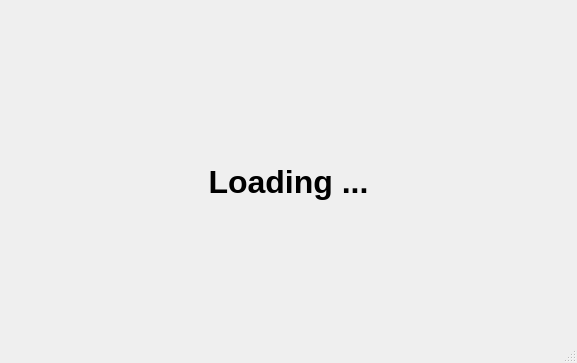
<?xml version="1.0" encoding="UTF-8"?>
<ui version="4.0">
 <class>loading_dlg</class>
 <widget class="QDialog" name="loading_dlg">
  <property name="windowModality">
   <enum>Qt::ApplicationModal</enum>
  </property>
  <property name="geometry">
   <rect>
    <x>0</x>
    <y>0</y>
    <width>577</width>
    <height>363</height>
   </rect>
  </property>
  <property name="windowTitle">
   <string>Loading Dialog</string>
  </property>
  <property name="autoFillBackground">
   <bool>true</bool>
  </property>
  <property name="styleSheet">
   <string notr="true"/>
  </property>
  <property name="sizeGripEnabled">
   <bool>true</bool>
  </property>
  <property name="modal">
   <bool>true</bool>
  </property>
  <layout class="QVBoxLayout" name="verticalLayout_2">
   <property name="spacing">
    <number>0</number>
   </property>
   <property name="margin">
    <number>0</number>
   </property>
   <item>
    <widget class="QLabel" name="label">
     <property name="font">
      <font>
       <pointsize>24</pointsize>
       <weight>75</weight>
       <bold>true</bold>
      </font>
     </property>
     <property name="styleSheet">
      <string notr="true"/>
     </property>
     <property name="text">
      <string>Loading ...</string>
     </property>
     <property name="alignment">
      <set>Qt::AlignCenter</set>
     </property>
    </widget>
   </item>
  </layout>
 </widget>
 <resources/>
 <connections/>
</ui>
